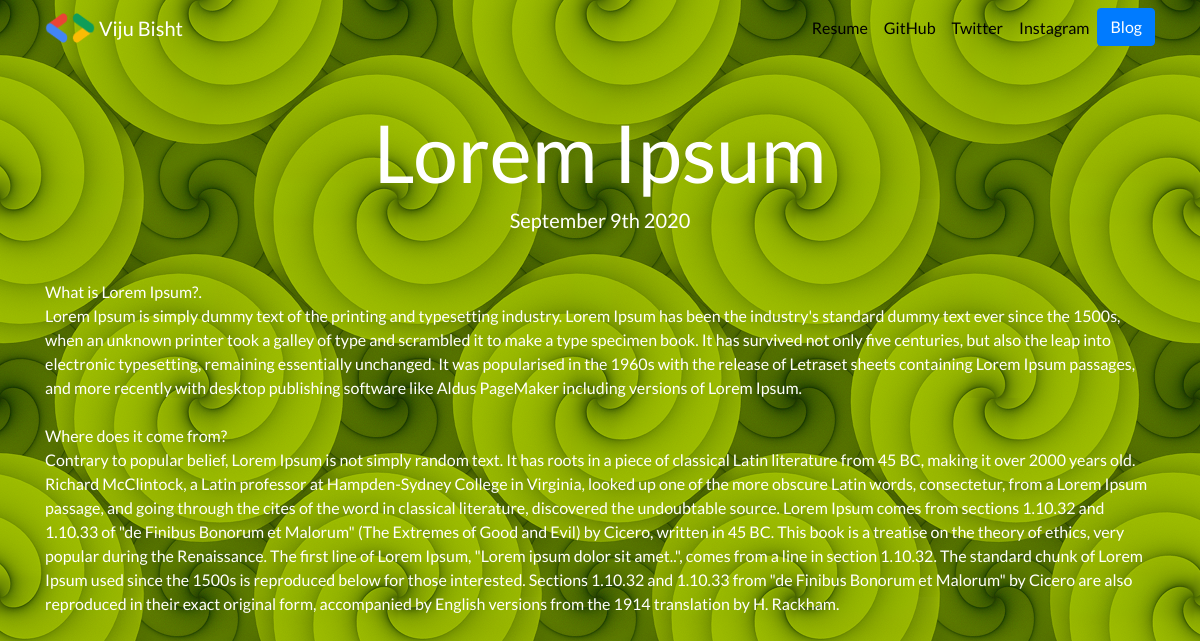
The page /blog/1 on the database its author committed.
### blog/models.py (models this page shows, shortened)
class Blog(models.Model):
    title = models.CharField(max_length=200)
    description = models.TextField()
    date = models.DateField()

### blog/views.py (the view)
# urls.py: path('<int:blog_id>', views.detail, name='detail'),
def detail(request, blog_id):
    blog = get_object_or_404(Blog, pk=blog_id)
    return render(request, 'blog/detail.html', {'blog':blog})

### blog/templates/blog/detail.html
{% extends "portfolio/base.html" %}
{% load static %}
{% block content %}
<body class="blogimg">
    <h1 class="text-center mt-5" id="blogdetailtitle">{{ blog.title }}</h1>
    <h5 class="text-center white mb-5">{{ blog.date|date:'F jS Y' }}</h5>
    {{ blog.description|safe }}
</body>
{% endblock %}

### portfolio/static/portfolio/custom.css (style rules this page uses)
body { font-family: "Lato", sans-serif; }
@media (min-width: 992px) { #blogdetailtitle { font-size: 5rem; } }

### rows shown on the page
Blog: title "Lorem Ipsum", date "September 9th 2020", description "What is Lorem Ipsum?. Lorem Ipsum is simply dummy text of the printing and typesetting industry. Lorem Ipsum has been the industry's standard dummy text ever since the 1500s, when an unknown printer took a galley of type and scrambled it to make a type specimen book. It has survived not only five centuries, but also the leap into electronic typesetting, remaining essentially unchanged. It was popularised in the 1960s with the release of Letraset sheets containing Lorem Ipsum passages, and more recently with desktop publishing software like Aldus PageMaker including versions of Lorem Ipsum. Where does it come from? Contrary to popular belief, Lorem Ipsum is not simply random text. It has…"
